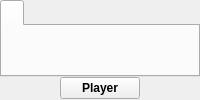
      <widget class="QWidget" name="tabSidebarPlayer">
       <attribute name="icon">
        <iconset resource="screencast.qrc">
         <normaloff>:/pictures/player/player-sidebar.png</normaloff>:/pictures/player/player-sidebar.png</iconset>
       </attribute>
       <attribute name="title">
        <string notr="true"/>
       </attribute>
       <attribute name="toolTip">
        <string>Player</string>
       </attribute>
       <layout class="QVBoxLayout" name="verticalLayoutTabSidebarPlayer">
        <property name="spacing">
         <number>0</number>
        </property>
        <property name="leftMargin">
         <number>0</number>
        </property>
        <property name="topMargin">
         <number>0</number>
        </property>
        <property name="rightMargin">
         <number>0</number>
        </property>
        <property name="bottomMargin">
         <number>1</number>
        </property>
        <item>
         <widget class="QTabWidget" name="tabWidgetPlayer">
          <property name="currentIndex">
           <number>0</number>
          </property>
          <property name="iconSize">
           <size>
            <width>48</width>
            <height>48</height>
           </size>
          </property>
          <widget class="QWidget" name="tab_2">
           <attribute name="icon">
            <iconset resource="screencast.qrc">
             <normaloff>:/pictures/player/player.png</normaloff>:/pictures/player/player.png</iconset>
           </attribute>
           <attribute name="title">
            <string notr="true"/>
           </attribute>
          </widget>
         </widget>
        </item>
        <item>
         <layout class="QHBoxLayout" name="horizontalLayout_68">
          <item>
           <spacer name="horizontalSpacer_50">
            <property name="orientation">
             <enum>Qt::Horizontal</enum>
            </property>
            <property name="sizeHint" stdset="0">
             <size>
              <width>40</width>
              <height>20</height>
             </size>
            </property>
           </spacer>
          </item>
          <item>
           <widget class="QPushButton" name="pushButtonPlayer">
            <property name="font">
             <font>
              <bold>true</bold>
             </font>
            </property>
            <property name="text">
             <string>Player</string>
            </property>
           </widget>
          </item>
          <item>
           <spacer name="horizontalSpacer_54">
            <property name="orientation">
             <enum>Qt::Horizontal</enum>
            </property>
            <property name="sizeHint" stdset="0">
             <size>
              <width>40</width>
              <height>20</height>
             </size>
            </property>
           </spacer>
          </item>
         </layout>
        </item>
       </layout>
      </widget>
